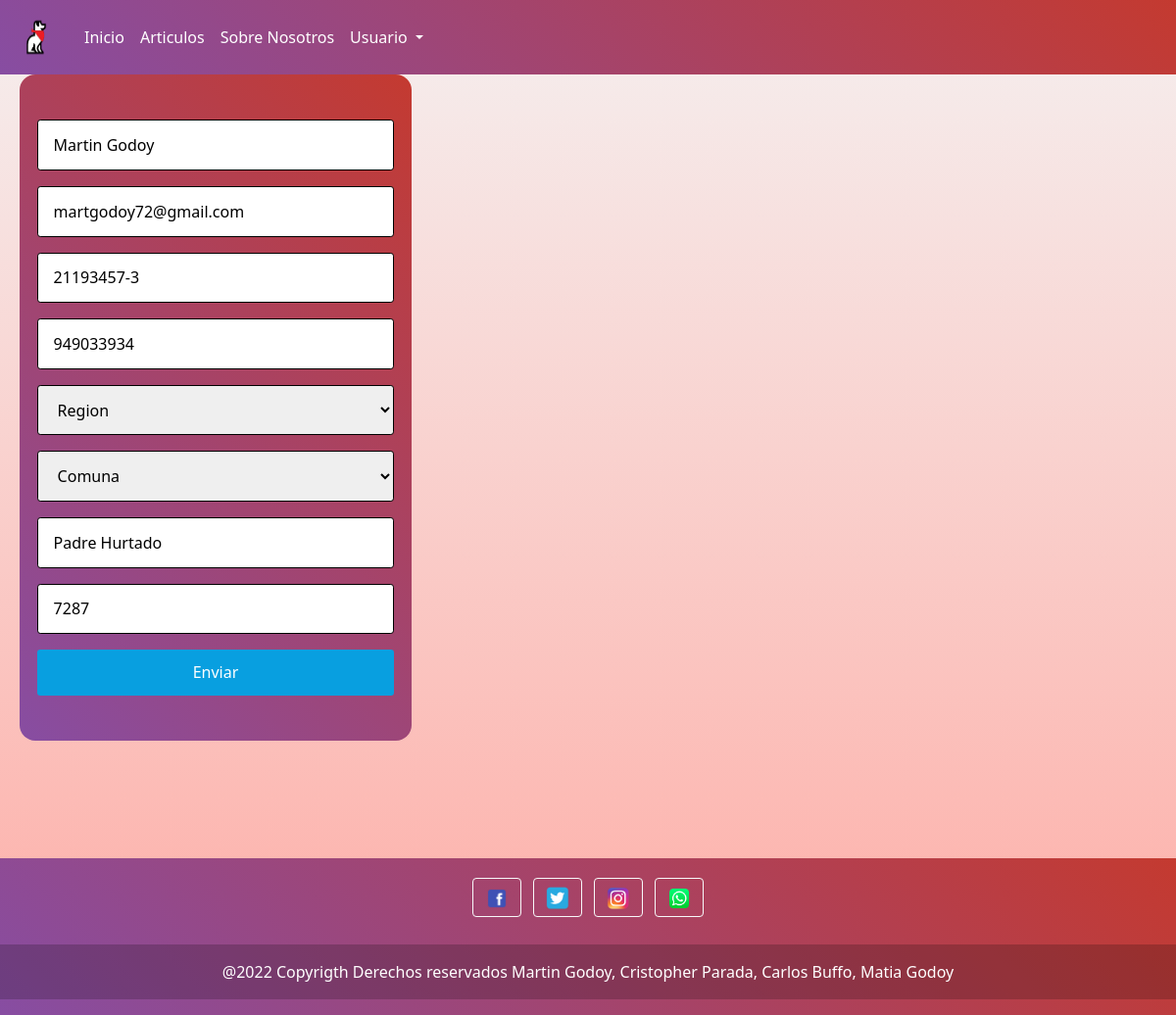
/modEnvio/21193457-3, run on the app's committed database.
### core/models.py (models this page shows, shortened)
class Envio(models.Model):
    rut = models.CharField(primary_key=True,max_length=10, verbose_name='Rut Persona')
    nombre = models.CharField(max_length=40, verbose_name='Nombre Persona')
    email = models.EmailField(max_length=100, verbose_name='Correo Electronico')
    phone = models.IntegerField(verbose_name='Numero Celular')
    region = models.IntegerField(verbose_name='Region', max_length=100, null=True, blank=True, choices=opciones_regiones)
    comuna = models.CharField(verbose_name='Comuna', max_length=100, null=True, blank=True)
    calle = models.CharField(max_length=100,verbose_name='Calle')
    casa = models.CharField(max_length=5,verbose_name='Numero Casa/Depto')

### core/views.py (the view)
# urls.py: path('modEnvio/<rut>',views.modEnvio),
def modEnvio(request,rut):
    envioMod = Envio.objects.get(rut=rut)
    return render(request,"core/modEnvio.html",{"modificar":envioMod})

### core/templates/core/modEnvio.html (shortened to what this page needs)
{% load static %}
<!DOCTYPE html>
<html>
<head>
  <link href="https://cdn.jsdelivr.net/npm/bootstrap@5.1.3/dist/css/bootstrap.min.css" rel="stylesheet">
  <link rel="stylesheet" href="{% static 'core/css/estilo.css' %}">
</head>
<body>
  <div class="container-barra">
    <nav class="navbar navbar-expand-lg navbar-light" style="background-image: linear-gradient(45deg, #874da2 0%, #c43a30 100%);">
      <div class="container-fluid">
        <a class="navbar-brand" href="index"><img src="{% static 'core/img/logo1.png' %}" alt="logo" width="50" height="50"></a>
        <div class="collapse navbar-collapse" id="navbarSupportedContent">
          <ul class="navbar-nav me-auto mb-2 mb-lg-0">
            <li class="nav-item">
              <a class="nav-link active" aria-current="page" href="/index" style="color: white;" >Inicio</a>
            </li>
            <li class="nav-item">
              <a class="nav-link active" href="/compra" style="color: white;">Articulos</a>
            </li>
            <li class="nav-item">
              <a class="nav-link active" href="/nosotros" style="color: white;">Sobre Nosotros  </a>
            </li>
          <li class="nav-item dropdown">
            <a class="nav-link dropdown-toggle" href="#" id="navbarDropdown" style="color: white;" role="button" data-bs-toggle="dropdown" aria-expanded="false">
              Usuario
            </a>
          </li>
            </ul>
        </div>
      </div>
    </nav>
  </div>
<div class="form1">
    <form class="container-form" action="/modifEnvio/" autocomplete="off" method="POST" id="Formvent" >
      <input type="text" name="nombre" placeholder="Nombre completo" class="form__input" value="{{modificar.nombre}}" minlength="10" pattern="[A-Za-z A-Za-z A-Za-z A-Za-z]+" required>
      <input type="email" name="email" placeholder="Email" class="form__input" value="{{modificar.email}}" required>
      <input type="text" id="rut" name="rut" class="form__input" value="{{modificar.rut}}" required oninput="checkRut(this)" placeholder="Ingrese RUT" >
      <input type="tel" id="phone" name="phone" pattern="[0-9]{9}" value="{{modificar.phone}}" class="form__input" placeholder="N°Celular" required>
      <select class="form__input" id="region" name="region"  required>
        <option selected disabled >Region</option>
        </select>
      <select class="form__input" id="comuna" name="comuna" value="{{modificar.comuna}}" required>
        <option selected disabled >Comuna</option>
        </select>
      <input type="text" name="calle" placeholder="calle" class="form__input" value="{{modificar.calle}}" required>
      <input type="text" name="casa" placeholder="Numero de casa" class="form__input" value="{{modificar.casa}}" required>
      <input type="submit" value="Enviar" style="padding-left: 1em ; padding-right: 1em ;" class="form__cta">
  </form>
    </div>
<div class="footer">
    <footer>
        <div class="container-fluid">
          <section class="mb-4">
            <a class="btn btn-outline-light btn-floating m-1" href="https://www.facebook.com" target="_BLANK" role="button"
              ><img src="{% static 'core/img/Facebook.png' %}" alt="wsp", width="24" height="24"></a>
            <a class="btn btn-outline-light btn-floating m-1" href="https://www.twitter.com" target="_BLANK" role="button"
              ><img src="{% static 'core/img/Twitter.png' %}" alt="wsp", width="24" height="24"></a>
            <a class="btn btn-outline-light btn-floating m-1" href="https://www.instagram.com" target="_BLANK" role="button"
              ><img src="{% static 'core/img/Instagram.png' %}" alt="wsp", width="24" height="24"></a>
            <a class="btn btn-outline-light btn-floating m-1"  role="button"
                ><img src="{% static 'core/img/Whatsapp.png' %}" alt="wsp", width="24" height="24"></a>
          </section>
        </div>
        <div class="text-center p-3" style="background-color: rgba(0, 0, 0, 0.2);">
            @2022 Copyrigth Derechos reservados Martin Godoy, Cristopher Parada, Carlos Buffo, Matia Godoy
        </div>
      </footer>
    </div>
</body>
</html>

### core/static/core/css/estilo.css (style rules this page uses)
body { background-image: linear-gradient(to top, #feada6 0%, #f5efef 100%); color: rgb(255, 255, 255); display: flex; flex-direction: column; min-height: auto; }
.footer { background-image: linear-gradient(45deg, #874da2 0%, #c43a30 100%); padding: 1em 0 ; text-align: center; margin-top: 120px; }
.form1 { background-image: linear-gradient(45deg, #874da2 0%, #c43a30 100%); width: 90%; max-width: 400px; border-radius: 1em; padding: 2.9em 1.1em; margin-left: 20px ; }
.container-form { width: 100%; display: grid; gap: 1em; grid-auto-columns: 100%; }
.form__input { padding: .8em 1em; outline: none; border: none; border: 1px solid; border-radius: 0.2em; }
.form__cta { font-size: 1rem; background-color: #089fe0; color: #fff; border: none; padding: .7em 0; border-radius: .2em; cursor: pointer; font-weight: 400; }
* { box-sizing: border-box; }

### data on the page
Envio: nombre "Martin Godoy", email "martgodoy72@gmail.com", rut "21193457-3", phone "949033934", calle "Padre Hurtado", casa "7287"
